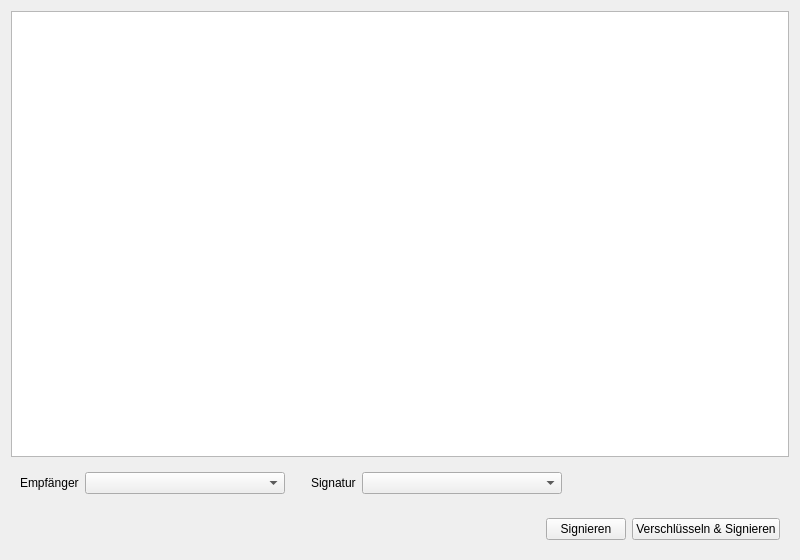
<?xml version="1.0" encoding="UTF-8"?>
<ui version="4.0">
 <class>EncryptWidget</class>
 <widget class="QWidget" name="EncryptWidget">
  <property name="windowModality">
   <enum>Qt::NonModal</enum>
  </property>
  <property name="geometry">
   <rect>
    <x>0</x>
    <y>0</y>
    <width>800</width>
    <height>560</height>
   </rect>
  </property>
  <property name="windowTitle">
   <string>Verschlüsseln</string>
  </property>
  <layout class="QVBoxLayout" name="verticalLayout">
   <item>
    <widget class="QPlainTextEdit" name="textToEncrypt">
     <property name="font">
      <font>
       <family>Monospace</family>
      </font>
     </property>
     <property name="plainText">
      <string/>
     </property>
    </widget>
   </item>
   <item>
    <widget class="QWidget" name="widget" native="true">
     <layout class="QHBoxLayout" name="horizontalLayout">
      <property name="leftMargin">
       <number>9</number>
      </property>
      <item>
       <widget class="QLabel" name="label_2">
        <property name="sizePolicy">
         <sizepolicy hsizetype="Maximum" vsizetype="Preferred">
          <horstretch>0</horstretch>
          <verstretch>0</verstretch>
         </sizepolicy>
        </property>
        <property name="mouseTracking">
         <bool>false</bool>
        </property>
        <property name="text">
         <string>Empfänger</string>
        </property>
       </widget>
      </item>
      <item>
       <widget class="QComboBox" name="publicKey">
        <property name="minimumSize">
         <size>
          <width>200</width>
          <height>0</height>
         </size>
        </property>
        <property name="maximumSize">
         <size>
          <width>700</width>
          <height>16777215</height>
         </size>
        </property>
       </widget>
      </item>
      <item>
       <spacer name="horizontalSpacer">
        <property name="orientation">
         <enum>Qt::Horizontal</enum>
        </property>
        <property name="sizeType">
         <enum>QSizePolicy::Fixed</enum>
        </property>
        <property name="sizeHint" stdset="0">
         <size>
          <width>20</width>
          <height>20</height>
         </size>
        </property>
       </spacer>
      </item>
      <item>
       <widget class="QLabel" name="label_3">
        <property name="sizePolicy">
         <sizepolicy hsizetype="Maximum" vsizetype="Preferred">
          <horstretch>0</horstretch>
          <verstretch>0</verstretch>
         </sizepolicy>
        </property>
        <property name="text">
         <string>Signatur</string>
        </property>
       </widget>
      </item>
      <item>
       <widget class="QComboBox" name="signingKey">
        <property name="minimumSize">
         <size>
          <width>200</width>
          <height>0</height>
         </size>
        </property>
        <property name="maximumSize">
         <size>
          <width>700</width>
          <height>16777215</height>
         </size>
        </property>
       </widget>
      </item>
      <item>
       <spacer name="horizontalSpacer_3">
        <property name="orientation">
         <enum>Qt::Horizontal</enum>
        </property>
        <property name="sizeType">
         <enum>QSizePolicy::Expanding</enum>
        </property>
        <property name="sizeHint" stdset="0">
         <size>
          <width>0</width>
          <height>20</height>
         </size>
        </property>
       </spacer>
      </item>
     </layout>
     <zorder>publicKey</zorder>
     <zorder>label_2</zorder>
     <zorder>horizontalSpacer</zorder>
     <zorder>signingKey</zorder>
     <zorder>label_3</zorder>
     <zorder>horizontalSpacer_3</zorder>
    </widget>
   </item>
   <item>
    <widget class="QWidget" name="widget_2" native="true">
     <layout class="QHBoxLayout" name="horizontalLayout_3">
      <item>
       <spacer name="horizontalSpacer_5">
        <property name="orientation">
         <enum>Qt::Horizontal</enum>
        </property>
        <property name="sizeHint" stdset="0">
         <size>
          <width>0</width>
          <height>20</height>
         </size>
        </property>
       </spacer>
      </item>
      <item>
       <widget class="QPushButton" name="signButton">
        <property name="sizePolicy">
         <sizepolicy hsizetype="Maximum" vsizetype="Fixed">
          <horstretch>0</horstretch>
          <verstretch>0</verstretch>
         </sizepolicy>
        </property>
        <property name="text">
         <string>Signieren</string>
        </property>
       </widget>
      </item>
      <item>
       <widget class="QPushButton" name="encryptButton">
        <property name="sizePolicy">
         <sizepolicy hsizetype="Maximum" vsizetype="Fixed">
          <horstretch>0</horstretch>
          <verstretch>0</verstretch>
         </sizepolicy>
        </property>
        <property name="text">
         <string>Verschlüsseln &amp;&amp; Signieren</string>
        </property>
       </widget>
      </item>
     </layout>
    </widget>
   </item>
  </layout>
 </widget>
 <resources/>
 <connections/>
</ui>
